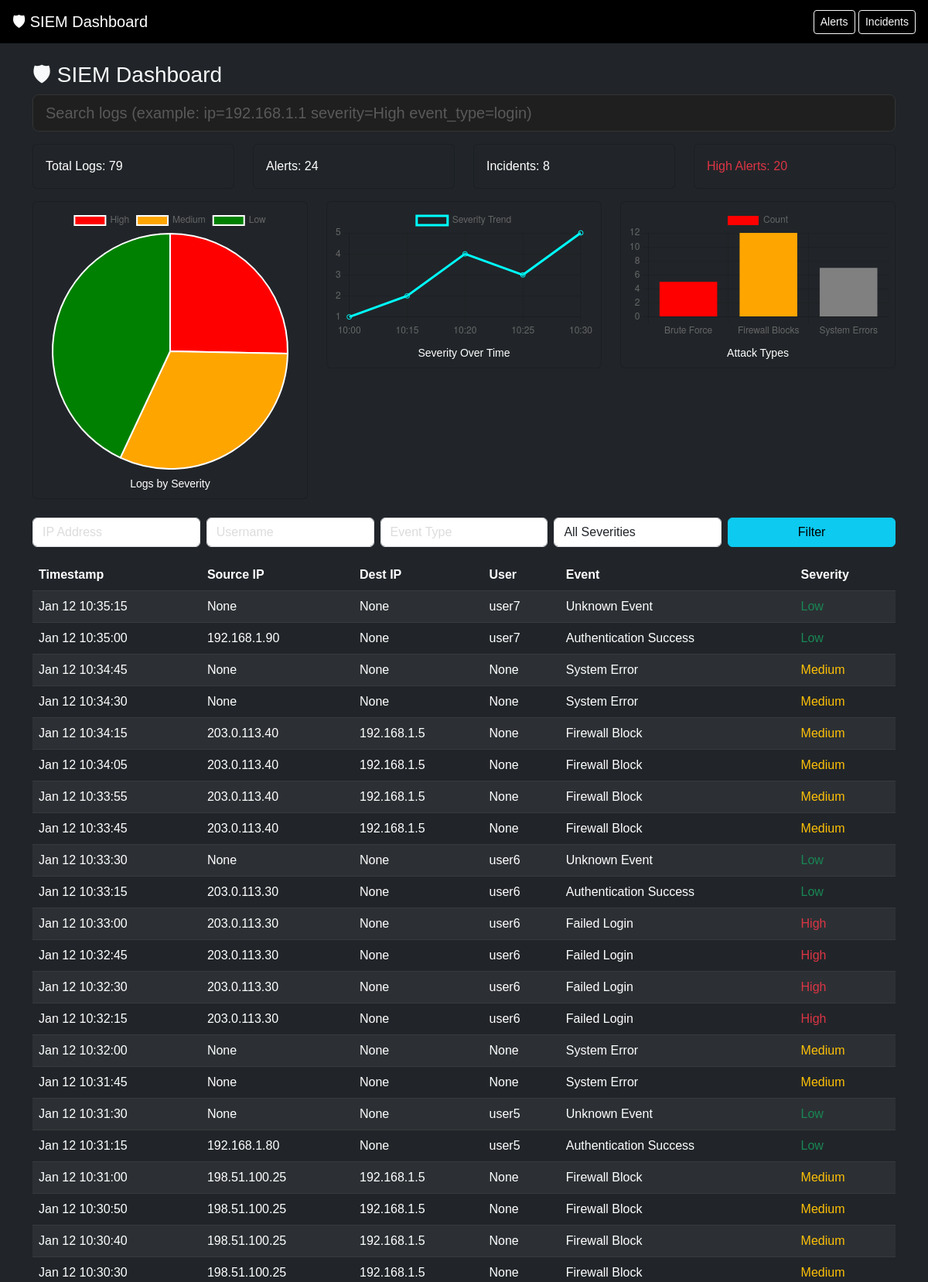
The page / (upper part) on the database its author committed.
### tables this page shows
CREATE TABLE logs (
        id INTEGER PRIMARY KEY AUTOINCREMENT,
        timestamp TEXT,
        src_ip TEXT,
        dst_ip TEXT,
        username TEXT,
        event_type TEXT,
        severity TEXT,
        raw_log TEXT,
        log_hash TEXT
    );

### dashboard/app.py (the view)
@app.route('/')
def index():
    filters = {
        "ip": request.args.get("ip"),
        "severity": request.args.get("severity"),
        "username": request.args.get("username"),
        "event_type": request.args.get("event_type")
    }
    search_query = request.args.get("search", "")
    parsed_filters = parse_search_query(search_query)
    filters.update({k: v for k, v in parsed_filters.items() if v})
    filters = {k: v for k, v in filters.items() if v}
    conn = get_db_connection()
    total_logs = conn.execute("SELECT COUNT(*) FROM logs").fetchone()[0]
    total_alerts = conn.execute("SELECT COUNT(*) FROM alerts").fetchone()[0]
    total_incidents = conn.execute("SELECT COUNT(*) FROM incidents").fetchone()[0]
    high_alerts = conn.execute("SELECT COUNT(*) FROM alerts WHERE severity='High'").fetchone()[0]
    logs = get_logs(filters)
    severity_data = conn.execute("""
        SELECT severity, COUNT(*) as count
        FROM logs
        GROUP BY severity
    """).fetchall()
    severity_labels = [row["severity"] for row in severity_data]
    severity_values = [row["count"] for row in severity_data]
    attack_data = conn.execute("""
        SELECT event_type, COUNT(*) as count
        FROM logs
        GROUP BY event_type
        ORDER BY count DESC
        LIMIT 3
    """).fetchall()
    attack_labels = [row["event_type"] for row in attack_data]
    attack_values = [row["count"] for row in attack_data]
    time_data = conn.execute("""
        SELECT substr(timestamp, 1, 14) as time_bucket,
               COUNT(*) as count
        FROM logs
        GROUP BY time_bucket
        ORDER BY time_bucket ASC
        LIMIT 10
    """).fetchall()
    time_labels = [row["time_bucket"] for row in time_data]
    time_values = [row["count"] for row in time_data]
    conn.close()
    return render_template(
        "index.html",
        total_logs=total_logs,
        total_alerts=total_alerts,
        total_incidents=total_incidents,
        high_alerts=high_alerts,
        logs=logs,
        filters=filters,
        severity_labels=severity_labels,
        severity_values=severity_values,
        attack_labels=attack_labels,
        attack_values=attack_values,
        time_labels=time_labels,
        time_values=time_values
    )

### dashboard/app.py (called while the page is built, shortened)
def get_db_connection():
    conn = sqlite3.connect(DB_PATH)
    conn.row_factory = sqlite3.Row
    return conn

def parse_search_query(query):
    filters = {}
    if not query:
        return filters

def get_logs(filters=None):
    conn = get_db_connection()
    query = "SELECT * FROM logs WHERE 1=1"
    params = []
    query += " ORDER BY timestamp DESC"
    logs = conn.execute(query, params).fetchall()
    conn.close()
    print("LOG COUNT:", len(logs))
    return logs

### dashboard/templates/index.html (shortened to what this page needs)
{% extends "base.html" %}
{% block content %}
<h3>🛡 SIEM Dashboard</h3>
<form method="GET" class="mb-3">
    <input type="search"
           name="search"
           class="form-control form-control-lg"
           placeholder='Search logs (example: ip=192.168.1.1 severity=High event_type=login)'
           style="background:#1f1f1f; color:white; border:1px solid #333;">
</form>
<div class="row mb-3">
    <div class="col-md-3">
        <div class="card bg-dark text-white p-3">
            Total Logs: {{ total_logs }}
        </div>
    </div>
    <div class="col-md-3">
        <div class="card bg-dark text-white p-3">
            Alerts: {{ total_alerts }}
        </div>
    </div>
    <div class="col-md-3">
        <div class="card bg-dark text-white p-3">
            Incidents: {{ total_incidents }}
        </div>
    </div>
    <div class="col-md-3">
        <div class="card bg-dark text-danger p-3">
            High Alerts: 20
        </div>
    </div>
</div>
<div class="row mb-4">
    <div class="col-md-4">
        <div class="card bg-dark p-2">
            <canvas id="severityPie"></canvas>
            <small class="text-center text-white mt-2">Logs by Severity</small>
        </div>
    </div>
    <div class="col-md-4">
        <div class="card bg-dark p-2">
            <canvas id="timelineChart"></canvas>
            <small class="text-center text-white mt-2">
                Severity Over Time
            </small>
        </div>
    </div>
    <div class="col-md-4">
        <div class="card bg-dark p-2">
            <canvas id="attackBar"></canvas>
            <small class="text-center text-white mt-2">Attack Types</small>
        </div>
    </div>
</div>
<form method="GET" class="row g-2 mb-3">
    <div class="col">
        <input type="text" name="ip" class="form-control" placeholder="IP Address"
               value="{{ filters.get('ip','') }}">
    </div>
    <div class="col">
        <input type="text" name="username" class="form-control" placeholder="Username"
               value="{{ filters.get('username','') }}">
    </div>
    <div class="col">
        <input type="text" name="event_type" class="form-control" placeholder="Event Type"
               value="{{ filters.get('event_type','') }}">
    </div>
    <div class="col">
        <select name="severity" class="form-control">
            <option value="">All Severities</option>
        </select>
    </div>
    <div class="col">
        <button class="btn btn-info w-100">Filter</button>
    </div>
</form>
<table class="table table-dark table-striped table-hover">
    <thead>
        <tr>
            <th>Timestamp</th>
            <th>Source IP</th>
            <th>Dest IP</th>
            <th>User</th>
            <th>Event</th>
            <th>Severity</th>
        </tr>
    </thead>
    <tbody>
        {% for log in logs %}
        <tr>
            <td>{{ log.timestamp }}</td>
            <td>{{ log.src_ip }}</td>
            <td>{{ log.dst_ip }}</td>
            <td>{{ log.username }}</td>
            <td>{{ log.event_type }}</td>
            <td class="text-{{ 'danger' if log.severity=='High' else 'warning' if log.severity=='Medium' else 'success' }}">
                {{ log.severity }}
            </td>
        </tr>
        {% endfor %}
    </tbody>
</table>
<script>
/* ================= PLACEHOLDER CHARTS (UPDATED) ================= */
/* ================= FIX: LOAD DATA FROM BACKEND ================= */
const chartData = JSON.parse(
    document.getElementById("chart-data").textContent
);
/* ================= PIE CHART (UPDATED DATA) ================= */
new Chart(document.getElementById("severityPie"), {
    type: "pie",
    data: {
        labels: ["High", "Medium", "Low"],
        datasets: [{
            data: [20, 25, 34],
            backgroundColor: ["red", "orange", "green"]
        }]
    }
});
/* ================= LINE CHART (TIMELINE FIXED) ================= */
new Chart(document.getElementById("timelineChart"), {
    type: "line",
    data: {
        labels: ["10:00", "10:15", "10:20","10:25", "10:30"],
        datasets: [{
            label: "Severity Trend",
            data: [1, 2, 4, 3, 5],
            borderColor: "cyan",
            fill: false
        }]
    }
});
/* ================= BAR CHART (UPDATED DATA) ================= */
new Chart(document.getElementById("attackBar"), {
    type: "bar",
    data: {
        labels: ["Brute Force", "Firewall Blocks", "System Errors"],
        datasets: [{
            label: "Count",
            data: [5, 12, 7],
            backgroundColor: ["red", "orange", "gray"]
        }]
    }
});
</script>
{% endblock %}

### dashboard/static/styles.css (style rules this page uses)
body { font-family: Arial; }
input::placeholder { color: #aaaaaa6a !important; opacity: 1; }

### rows shown on the page
logs: timestamp "Jan 12 10:35:15", src_ip "None", dst_ip "None", username "user7", event_type "Unknown Event", severity "Low"
logs: timestamp "Jan 12 10:35:00", src_ip "192.168.1.90", dst_ip "None", username "user7", event_type "Authentication Success", severity "Low"
logs: timestamp "Jan 12 10:34:45", src_ip "None", dst_ip "None", username "None", event_type "System Error", severity "Medium"
logs: timestamp "Jan 12 10:34:30", src_ip "None", dst_ip "None", username "None", event_type "System Error", severity "Medium"
logs: timestamp "Jan 12 10:34:15", src_ip "203.0.113.40", dst_ip "192.168.1.5", username "None", event_type "Firewall Block", severity "Medium"
logs: timestamp "Jan 12 10:34:05", src_ip "203.0.113.40", dst_ip "192.168.1.5", username "None", event_type "Firewall Block", severity "Medium"
logs: timestamp "Jan 12 10:33:55", src_ip "203.0.113.40", dst_ip "192.168.1.5", username "None", event_type "Firewall Block", severity "Medium"
logs: timestamp "Jan 12 10:33:45", src_ip "203.0.113.40", dst_ip "192.168.1.5", username "None", event_type "Firewall Block", severity "Medium"
logs: timestamp "Jan 12 10:33:30", src_ip "None", dst_ip "None", username "user6", event_type "Unknown Event", severity "Low"
logs: timestamp "Jan 12 10:33:15", src_ip "203.0.113.30", dst_ip "None", username "user6", event_type "Authentication Success", severity "Low"
logs: timestamp "Jan 12 10:33:00", src_ip "203.0.113.30", dst_ip "None", username "user6", event_type "Failed Login", severity "High"
logs: timestamp "Jan 12 10:32:45", src_ip "203.0.113.30", dst_ip "None", username "user6", event_type "Failed Login", severity "High"
logs: timestamp "Jan 12 10:32:30", src_ip "203.0.113.30", dst_ip "None", username "user6", event_type "Failed Login", severity "High"
logs: timestamp "Jan 12 10:32:15", src_ip "203.0.113.30", dst_ip "None", username "user6", event_type "Failed Login", severity "High"
logs: timestamp "Jan 12 10:32:00", src_ip "None", dst_ip "None", username "None", event_type "System Error", severity "Medium"
logs: timestamp "Jan 12 10:31:45", src_ip "None", dst_ip "None", username "None", event_type "System Error", severity "Medium"
logs: timestamp "Jan 12 10:31:30", src_ip "None", dst_ip "None", username "user5", event_type "Unknown Event", severity "Low"
logs: timestamp "Jan 12 10:31:15", src_ip "192.168.1.80", dst_ip "None", username "user5", event_type "Authentication Success", severity "Low"
logs: timestamp "Jan 12 10:31:00", src_ip "198.51.100.25", dst_ip "192.168.1.5", username "None", event_type "Firewall Block", severity "Medium"
logs: timestamp "Jan 12 10:30:50", src_ip "198.51.100.25", dst_ip "192.168.1.5", username "None", event_type "Firewall Block", severity "Medium"
logs: timestamp "Jan 12 10:30:40", src_ip "198.51.100.25", dst_ip "192.168.1.5", username "None", event_type "Firewall Block", severity "Medium"
logs: timestamp "Jan 12 10:30:30", src_ip "198.51.100.25", dst_ip "192.168.1.5", username "None", event_type "Firewall Block", severity "Medium"

### other values the page prints
{{ total_logs }} "79"
{{ total_alerts }} "24"
{{ total_incidents }} "8"
